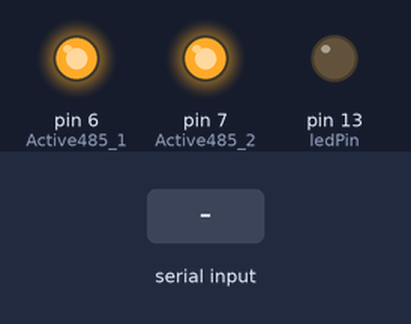
Bench run of a sketch on a simulated Arduino Mega 2560, built with avr-gcc and run on an emulated ATmega2560. On the bench: output pins drawn as LEDs (lit = HIGH). The inputs (shaded band) are chosen by the test bench. What the sketch prints to the serial monitor is not drawn.

Above: at 2.7 s.
2.8 s: "1" received over Serial
At 3.7 s:
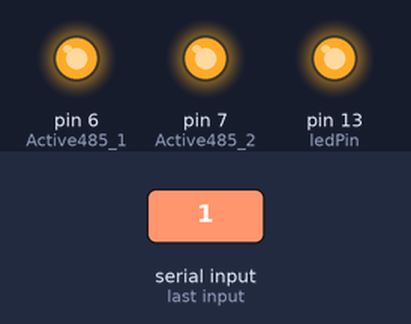
4.3 s: "2" received over Serial
At 4.9 s:
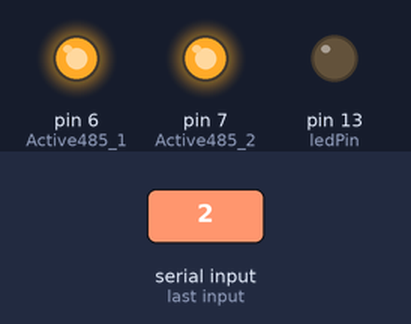
Timing chart, 0 to 7.3 s (numbered marks = the images above; inputs shaded):
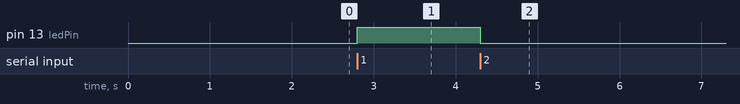

Measured:
- after the input at 2.8 s, pin 13 (ledPin): LOW → HIGH at once
- after the input at 4.3 s, pin 13 (ledPin): HIGH → LOW at once

The sketch:

Serial_VISCA_Test.ino
```cpp
#include <SoftwareSerial.h>
#define ledPin 13 // Led
#define Active485_1 6
#define Active485_2 7


byte incomingByte = 0;   // for incoming serial data
int ledState = LOW;

byte address_set[4]= {0x88, 0x30, 0x01, 0xFF};
byte if_clear[5]= {0x88, 0x01, 0x00, 0x01, 0xFF};
byte zoom_teleVar2[6]= {0x81, 0x01, 0x04, 0x07, 0x31, 0xFF}; //zoom in 81 01 04 07 2p FF - p=0 (low) to 7 (high)
byte zoom_teleVar3[6]= {0x81, 0x01, 0x04, 0xDF, 0x32, 0xFF}; //zoom in 81 01 04 07 2p FF - p=0 (low) to 7 (high)
byte zoom_stop[6]= {0x81, 0x01, 0x04, 0x07, 0x00, 0xFF}; //stop zoom
//const int thisdelay= 250; //time between sets

void setup() {

    Serial.begin(9600);     // opens serial port, sets data rate to 9600 bps
    Serial1.begin(9600);
    pinMode(ledPin, OUTPUT);
    pinMode(Active485_1, OUTPUT);
    pinMode(Active485_2, OUTPUT);

    digitalWrite(Active485_1, HIGH);
    digitalWrite(Active485_2, HIGH);
    Serial.println("START");
    delay(500);

    //send Address set
    for (int i=0; i<4; i++){
        Serial1.write(address_set[i]);
        Serial.write(address_set[i]);
    }
    delay(500);
    //send IF_clear set
    for (int i=0; i<5; i++){
        Serial1.write(if_clear[i]);
        Serial.write(if_clear[i]);
        delay(100);
    }
    Serial.println("TEST");
}

void loop() {

    // send data only when you receive data:
    if (Serial.available() > 0) {
        // read the incoming byte:
        incomingByte = Serial.read();

        if (incomingByte == 49){
            ledState = !ledState;
            digitalWrite(ledPin, ledState);
            //Send zoom tele set
            for (int i=0; i<6; i++){
                Serial1.write(zoom_teleVar2[i]);
                Serial.write(zoom_teleVar2[i]);
            }
        }

        if (incomingByte == 50){
            ledState = !ledState;
            digitalWrite(ledPin, ledState);
            //Send zoom tele set
            for (int i=0; i<6; i++){
                Serial1.write(zoom_teleVar3[i]);
                Serial.write(zoom_teleVar3[i]);
            }
        }


        // say what you got:
        Serial.print("I received: ");
        Serial.println(incomingByte);
    }

}
```
